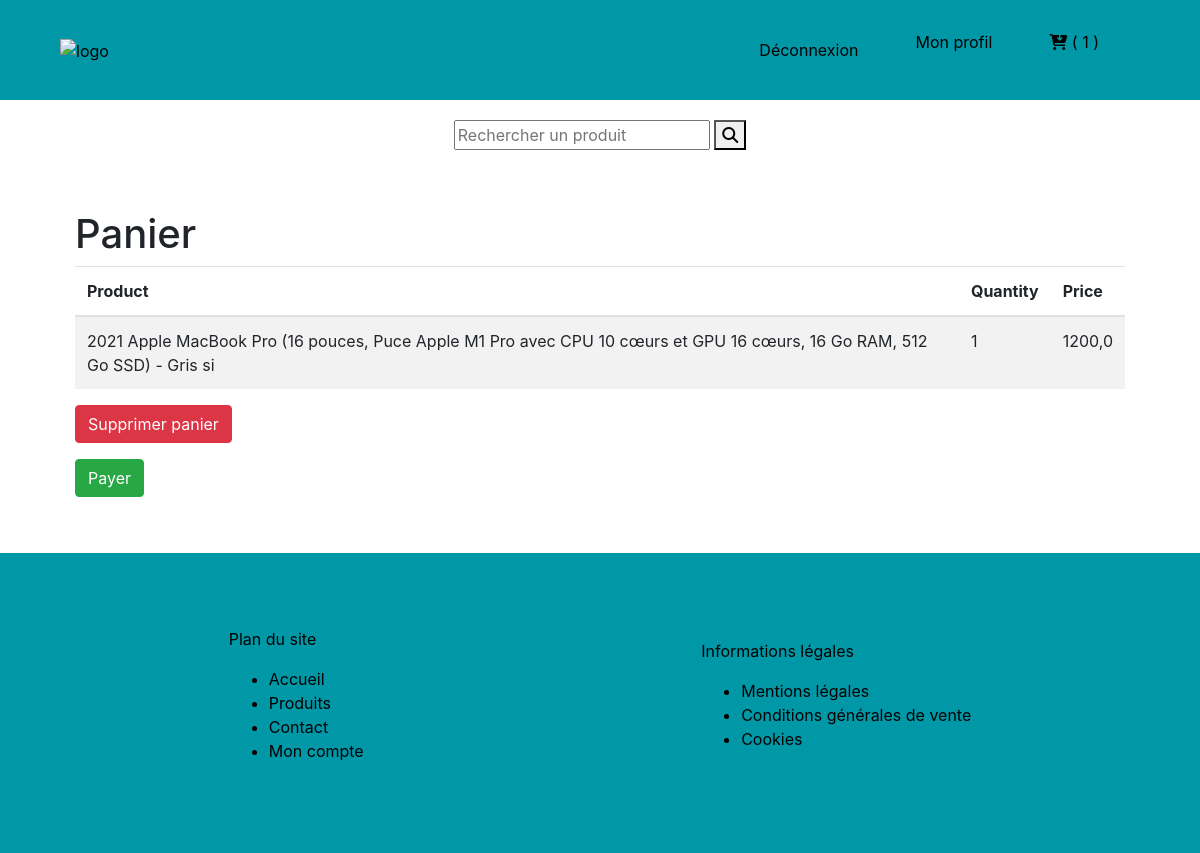
Page /cart/ (signed in) on the committed database.
### accounts/models.py (models this page shows)
class Shopper(AbstractUser):
    pass

### myShop/models.py (models this page shows, shortened)
class Cart(models.Model):
    user = models.OneToOneField(AUTH_USER_MODEL, on_delete=models.CASCADE)
    orders = models.ManyToManyField(Order, blank=True)
    class Meta:
        ordering = ['-user']

class Order(models.Model):
    user = models.ForeignKey(AUTH_USER_MODEL, on_delete=models.CASCADE)
    product = models.ForeignKey(Product, on_delete=models.CASCADE)
    quantity = models.IntegerField(default=1)
    ordered = models.BooleanField(default=False)
    ordered_date = models.DateTimeField(blank=True, null=True)
    class Meta:
        ordering = ['-ordered_date']

class Product(models.Model):
    name = models.CharField(max_length=120)
    slug = models.SlugField(max_length=520, unique=True)
    price = models.FloatField(default=0.0)
    category = models.ForeignKey(Category, on_delete=models.CASCADE)
    description = models.TextField(max_length=2500)
    image = models.ImageField(upload_to='products', blank=True, null=True)
    stock = models.IntegerField(default=0)
    date_added = models.DateTimeField(auto_now_add=True, blank=True, null=True)
    class Meta:
        ordering = ["-date_added"]

### myShop/views.py (the view)
# urls.py: path('cart/', cart, name='cart'),
def cart(request):
    cart, _ = Cart.objects.get_or_create(Cart, user=request.user)
    return render(request, 'myshop/cart.html', context={'orders': cart.orders.all()})

### templates/myshop/cart.html
{%  extends 'base.html' %}
{% block content %}
<div class="container">
    <div class="row">
        <div class="col-md-12">
            <h1>Panier</h1>
            {% if user.cart %}
                <table class="table table-striped">
                    <thead>
                        <tr>
                            <th>Product</th>
                            <th>Quantity</th>
                            <th>Price</th>
                        </tr>
                    </thead>
                    <tbody>
                        {% for order in orders %}
                            <tr>
                                <td>{{ order.product.name }}</td>
                                <td>{{ order.quantity }}</td>
                                <td>{{ order.product.price }}</td>
                            </tr>
                        {% endfor %}
                    </tbody>
                </table>
                <p>
                    <a class="btn btn-danger" href="{% url 'delete-cart' %}">Supprimer panier</a>
                </p>
            {% endif %}
                <p>
                    <a class="btn btn-success" href="#">Payer</a>
                </p>
        </div>
    </div>
</div>
{% endblock %}

### templates/base.html (shortened to what this page needs)
<!DOCTYPE html>
<html lang="fr">
<head>
    <link rel="stylesheet" href="https://cdn.jsdelivr.net/npm/bootstrap@4.0.0/dist/css/bootstrap.min.css">
    {% load static %}
    <link rel="stylesheet" type="text/css" href="{% static 'css/style.css' %}">
</head>
<body>
<div class="content-all">
<header>
    <div class="content-header">
        <div class="logo">
            <a href="{% url 'index' %}">
                <img src="" alt="logo">
            </a>
        </div>
        <nav class="nav">
            {% if user.is_authenticated %}
                <a class="nav-link" href="{% url 'logout' %}">Déconnexion</a>
                <a class="nav-link" href="#">Mon profil</a>
            {% else %}
                <a class="nav-link" href="{% url 'login' %}">Connexion</a>
                <a class="nav-link" href="{% url 'signup' %}">Inscription</a>
            {% endif %}
            {% if user.cart %}
                <p>
                    <a class="nav-link" href="{% url 'cart' %}">
                            <i class="fa-solid fa-cart-arrow-down"></i>
                        ( {{ user.cart.orders.count }} )
                    </a>
                </p>
            {% endif %}
        </nav>
    </div>
</header>
    <div class="search">
        <form action="" method="get">
            <input type="text" name="search" placeholder="Rechercher un produit">
            <button type="submit">
                <i class="fas fa-search"></i>
            </button>
        </form>
    </div>
<div class="content-body">
    {% block content %}{% endblock %}
</div>
    <footer>
        <div class="content-footer">
            <div class="plan-site">
                <p>Plan du site</p>
                <ul>
                    <li>
                        <a href="#">Accueil</a>
                    </li>
                    <li>
                        <a href="#">Produits</a>
                    </li>
                    <li>
                        <a href="#">Contact</a>
                    </li>
                    <li>
                        <a href="#">Mon compte</a>
                    </li>
                </ul>
            </div>
            <div id="informations-legale">
                <div class="infos-legale">
                    <p>Informations légales</p>
                    <ul>
                        <li>
                            <a href="#">Mentions légales</a>
                        </li>
                        <li>
                            <a href="#">Conditions générales de vente</a>
                        </li>
                        <li>
                            <a href="#">Cookies</a>
                        </li>
                    </ul>
                </div>
            </div>
        </div>
    </footer>
</div>
</body>
</html>

### static/css/style.css (style rules this page uses)
.content-all { display: flex; flex-direction: column; margin: auto; width: 100%; }
a { color: black; }
header { width:100%; height: 100px; align-items: center; display: flex; color: black; background: #0097a7; }
.content-header { display: flex; flex-direction: row; justify-content: space-around; align-items: center; margin: auto; width: 90%; }
.logo { display: flex; width: 33%; }
.nav { display: flex; width: 100%; justify-content: flex-end; }
a.nav-link:nth-child(1) { margin: auto 25px; }
.search { display: flex; justify-content: center; margin: 20px auto; }
.content-body { display: flex; width: 90%; justify-content: space-around; margin: 40px auto; }
footer { background: #0097a7; color: black; height:300px; display: flex; align-items: center; justify-content: space-around; }
.content-footer { display: flex; justify-content: space-around; align-items: center; width: 90%; margin: auto; }

### rows in the picture
Shopper: cart.orders.count "1"
Order: product.name "2021 Apple MacBook Pro (16 pouces, Puce Apple M1 Pro avec CPU 10 cœurs et GPU 16 cœurs, 16 Go RAM, 512 Go SSD) - Gris si", quantity "1", product.price "1200,0"
